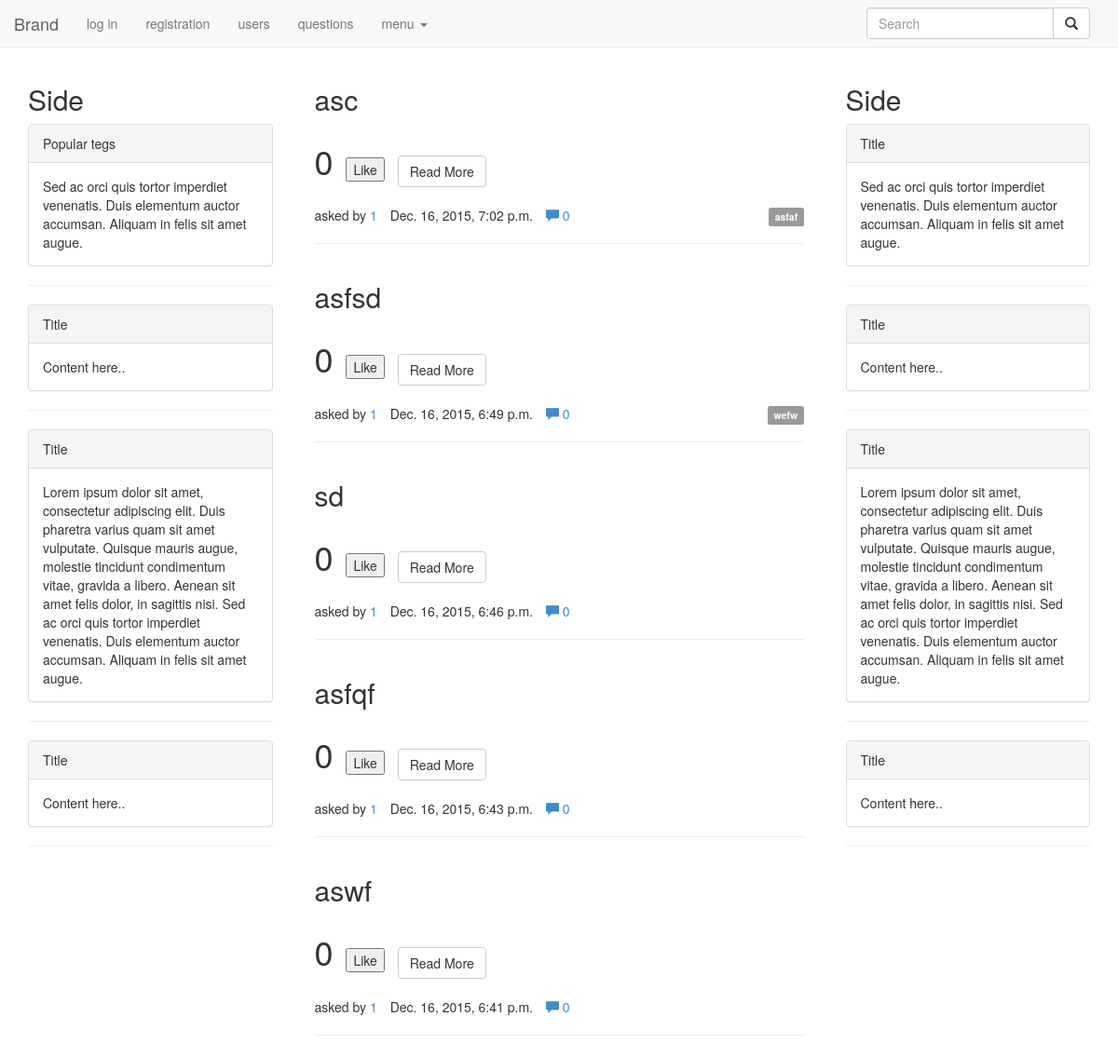
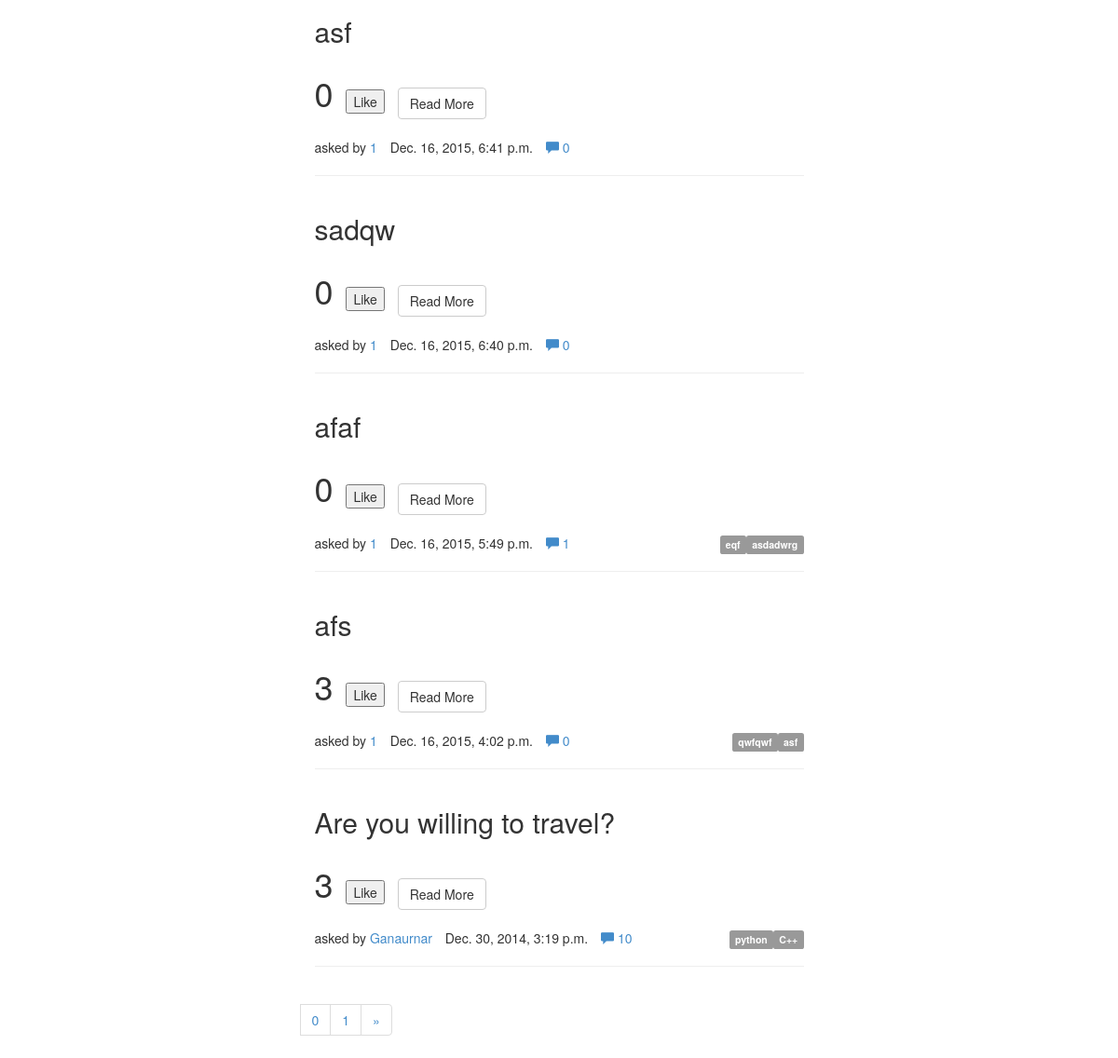
Screenshot of /questions/ with the database file from the repository (2 pictures, top to bottom).
### question/models.py (models this page shows, shortened)
class Question(models.Model):
    title = models.CharField(max_length=255)
    text = models.TextField(default="")
    data = models.DateTimeField('date published')
    rate  = models.ForeignKey(Rates, related_name="rate")
    user = models.IntegerField(default=0)
    tags = models.ManyToManyField(Tag)
    author = models.ForeignKey(settings.AUTH_USER_MODEL)

class Rates(models.Model):
    count = models.IntegerField(default=0)
    users = models.ManyToManyField(settings.AUTH_USER_MODEL)

class Tag(models.Model):
    nameType = models.CharField(max_length=15)
    def __unicode__(self):
        return str(self.nameType)

class Answer(models.Model):
    question = models.ForeignKey(Question, related_name="answers")
    text = models.TextField(default="")
    data = models.DateTimeField('date published')
    rate  = models.ForeignKey(Rates, related_name="likes")
    user = models.IntegerField(default=0)
    trueFlag = models.BooleanField(default=False)
    author = models.ForeignKey(settings.AUTH_USER_MODEL)

### users/models.py (models this page shows)
class MyUser(AbstractUser):
    avatar = models.ImageField(upload_to='avatars', blank=True, null=True)

### question/views.py (the view)
# urls.py: url(r'^questions/$', QuestionsListView.as_view(), name='question-list'),
class QuestionsListView(ListView):
    queryset = Question.objects.all()
    template_name = "questions.html"
    paginate_by = 10
    def get_context_data(self, **kwargs):
        context = super(QuestionsListView, self).get_context_data(**kwargs)
        q = self.request.GET.get("sort")
        if q != None:
            context['input'] = "sort=" + q + "&"
        else:
            context['input'] = ""
        return context
    def get_queryset(self):
        queryset = Question.objects.all()
        if self.request.GET.get("sort"):
            selection = self.request.GET.get("sort")
            queryset = Question.objects.filter(tags__nameType=selection)
        else:
            queryset = Question.objects.order_by("-data")[:20]
        return queryset

### question/templatetags/question_filters.py (called while the page is built)
@register.filter(name='times')
def times(number):
    return range(number)

### templates/questions.html (shortened to what this page needs)
{% extends 'base.html' %}
{%  block content %}
    {% for question in object_list%}
          <div class="col-xs-12">
            <h2>{{ question.title }}</h2>
            <ul class="list-inline">
                <li><h1>{{ question.rate.count }}</h1></li>
                <li><input type="button" id="like" onclick="like({{ question.id }}, 'question')" name="{{ question.id }}" value="Like" /></li>
                 <li><a href="/questions/{{ question.id }}/"><p class="lead-right"><button class="btn btn-default " >Read More</button></p></a></li>
            </ul>
              {% for tag in question.tags.all %}
                  <p class="pull-right">
                   <a href="?sort={{ tag }}"> <span class="label label-default"> {{ tag }}</a></span>
                  </p>
              {%  endfor %}
            <ul class="list-inline">
                <li>asked by <a href="/questions/{{ question.id }}/">{{ question.author }}</a></li>
                <li>{{ question.data }}</li>
                <li><a href="#"><i class="glyphicon glyphicon-comment"></i> {{question.answers.all|length}}</a></li>
            </ul>
           <hr>
          </div>
    {%  endfor %}
    {% if is_paginated %}
        <nav>
          <ul class="pagination">
          {% load question_filters %}
              {% for page in paginator.num_pages|times  %}
                <li><a href="?{{ input }}page={{ page }}">{{ page }}</a></li>
          {% endfor %}
            <li>
                {% if page_obj.has_next %}
                    <a href="?{{ input }}page={{ page_obj.next_page_number }}">
                        <span aria-hidden="true">&raquo;</span>
                    </a>
                {% endif %}
            </li>
          </ul>
        </nav>
    {% endif %}
{%  endblock %}

### static/css/styles.css (style rules this page uses)
body { padding-top: 70px; }

### rows the page displays
Question: title "asc", rate.count "0", author "1", data "Dec. 16, 2015, 7:02 p.m.", answers.all|length "0"
Tag: nameType "asfaf"
Question: title "asfsd", rate.count "0", author "1", data "Dec. 16, 2015, 6:49 p.m.", answers.all|length "0"
Tag: nameType "wefw"
Question: title "sd", rate.count "0", author "1", data "Dec. 16, 2015, 6:46 p.m.", answers.all|length "0"
Question: title "asfqf", rate.count "0", author "1", data "Dec. 16, 2015, 6:43 p.m.", answers.all|length "0"
Question: title "aswf", rate.count "0", author "1", data "Dec. 16, 2015, 6:41 p.m.", answers.all|length "0"
Question: title "asf", rate.count "0", author "1", data "Dec. 16, 2015, 6:41 p.m.", answers.all|length "0"
Question: title "sadqw", rate.count "0", author "1", data "Dec. 16, 2015, 6:40 p.m.", answers.all|length "0"
Question: title "afaf", rate.count "0", author "1", data "Dec. 16, 2015, 5:49 p.m.", answers.all|length "1"
Tag: nameType "asdadwrg"
Tag: nameType "eqf"
Question: title "afs", rate.count "3", author "1", data "Dec. 16, 2015, 4:02 p.m.", answers.all|length "0"
Tag: nameType "asf"
Tag: nameType "qwfqwf"
Question: title "Are you willing to travel?", rate.count "3", author "Ganaurnar", data "Dec. 30, 2014, 3:19 p.m.", answers.all|length "10"
Tag: nameType "C++"
Tag: nameType "python"

### other values shown
{{ page }} "0" "1"
